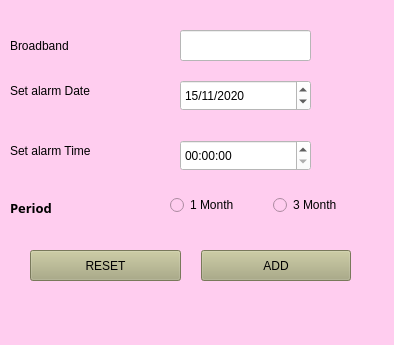
<?xml version="1.0" encoding="UTF-8"?>
<ui version="4.0">
 <class>Add_item</class>
 <widget class="QWidget" name="Add_item">
  <property name="windowModality">
   <enum>Qt::NonModal</enum>
  </property>
  <property name="geometry">
   <rect>
    <x>0</x>
    <y>0</y>
    <width>394</width>
    <height>345</height>
   </rect>
  </property>
  <property name="windowTitle">
   <string>Form</string>
  </property>
  <property name="styleSheet">
   <string notr="true">background-color: rgb(255, 205, 239);</string>
  </property>
  <widget class="QTimeEdit" name="timeEdit">
   <property name="geometry">
    <rect>
     <x>180</x>
     <y>140</y>
     <width>131</width>
     <height>31</height>
    </rect>
   </property>
   <property name="styleSheet">
    <string notr="true">background-color: rgb(255, 255, 255);</string>
   </property>
  </widget>
  <widget class="QDateEdit" name="dateEdit">
   <property name="geometry">
    <rect>
     <x>180</x>
     <y>80</y>
     <width>131</width>
     <height>31</height>
    </rect>
   </property>
   <property name="styleSheet">
    <string notr="true">background-color: rgb(255, 255, 255);</string>
   </property>
   <property name="displayFormat">
    <string>d/M/yyyy</string>
   </property>
   <property name="date">
    <date>
     <year>2020</year>
     <month>11</month>
     <day>15</day>
    </date>
   </property>
  </widget>
  <widget class="QLabel" name="label_2">
   <property name="geometry">
    <rect>
     <x>10</x>
     <y>80</y>
     <width>141</width>
     <height>21</height>
    </rect>
   </property>
   <property name="styleSheet">
    <string notr="true">font: 87 10pt &quot;Arial Black&quot;;</string>
   </property>
   <property name="text">
    <string>Set alarm Date</string>
   </property>
  </widget>
  <widget class="QLabel" name="label_3">
   <property name="geometry">
    <rect>
     <x>10</x>
     <y>140</y>
     <width>141</width>
     <height>21</height>
    </rect>
   </property>
   <property name="styleSheet">
    <string notr="true">font: 87 10pt &quot;Arial Black&quot;;</string>
   </property>
   <property name="text">
    <string>Set alarm Time</string>
   </property>
  </widget>
  <widget class="QWidget" name="horizontalLayoutWidget">
   <property name="geometry">
    <rect>
     <x>20</x>
     <y>240</y>
     <width>341</width>
     <height>51</height>
    </rect>
   </property>
   <layout class="QHBoxLayout" name="horizontalLayout">
    <property name="spacing">
     <number>20</number>
    </property>
    <property name="sizeConstraint">
     <enum>QLayout::SetNoConstraint</enum>
    </property>
    <property name="leftMargin">
     <number>10</number>
    </property>
    <property name="topMargin">
     <number>10</number>
    </property>
    <property name="rightMargin">
     <number>10</number>
    </property>
    <property name="bottomMargin">
     <number>10</number>
    </property>
    <item>
     <widget class="QPushButton" name="pushButton_2">
      <property name="sizePolicy">
       <sizepolicy hsizetype="Minimum" vsizetype="Ignored">
        <horstretch>0</horstretch>
        <verstretch>0</verstretch>
       </sizepolicy>
      </property>
      <property name="styleSheet">
       <string notr="true">background-color: rgb(170, 170, 127);
color: rgb(0, 0, 0);
font: 75 11pt &quot;Arial&quot;;</string>
      </property>
      <property name="text">
       <string>RESET</string>
      </property>
     </widget>
    </item>
    <item>
     <widget class="QPushButton" name="pushButton">
      <property name="sizePolicy">
       <sizepolicy hsizetype="Minimum" vsizetype="Ignored">
        <horstretch>0</horstretch>
        <verstretch>0</verstretch>
       </sizepolicy>
      </property>
      <property name="styleSheet">
       <string notr="true">background-color: rgb(170, 170, 127);
color: rgb(0, 0, 0);
font: 75 11pt &quot;Arial&quot;;</string>
      </property>
      <property name="text">
       <string>ADD</string>
      </property>
     </widget>
    </item>
   </layout>
  </widget>
  <widget class="QLabel" name="label_4">
   <property name="geometry">
    <rect>
     <x>10</x>
     <y>30</y>
     <width>231</width>
     <height>31</height>
    </rect>
   </property>
   <property name="styleSheet">
    <string notr="true">color: rgb(0, 0, 0);
font: 87 10pt &quot;Arial Black&quot;;</string>
   </property>
   <property name="text">
    <string>Broadband</string>
   </property>
  </widget>
  <widget class="QLineEdit" name="lineEdit_2">
   <property name="geometry">
    <rect>
     <x>180</x>
     <y>30</y>
     <width>131</width>
     <height>31</height>
    </rect>
   </property>
   <property name="styleSheet">
    <string notr="true">background-color: rgb(255, 255, 255);</string>
   </property>
  </widget>
  <widget class="QWidget" name="horizontalLayoutWidget_2">
   <property name="geometry">
    <rect>
     <x>170</x>
     <y>180</y>
     <width>199</width>
     <height>51</height>
    </rect>
   </property>
   <layout class="QHBoxLayout" name="horizontalLayout_2">
    <item>
     <widget class="QRadioButton" name="radioButton_2">
      <property name="text">
       <string>1 Month</string>
      </property>
     </widget>
    </item>
    <item>
     <widget class="QRadioButton" name="radioButton">
      <property name="text">
       <string>3 Month</string>
      </property>
     </widget>
    </item>
   </layout>
  </widget>
  <widget class="QLabel" name="label">
   <property name="geometry">
    <rect>
     <x>10</x>
     <y>200</y>
     <width>121</width>
     <height>16</height>
    </rect>
   </property>
   <property name="font">
    <font>
     <family>Arial Black</family>
     <pointsize>10</pointsize>
     <weight>75</weight>
     <bold>true</bold>
    </font>
   </property>
   <property name="text">
    <string>Period</string>
   </property>
  </widget>
 </widget>
 <tabstops>
  <tabstop>lineEdit_2</tabstop>
  <tabstop>dateEdit</tabstop>
  <tabstop>timeEdit</tabstop>
  <tabstop>pushButton_2</tabstop>
  <tabstop>pushButton</tabstop>
 </tabstops>
 <resources/>
 <connections>
  <connection>
   <sender>pushButton_2</sender>
   <signal>clicked()</signal>
   <receiver>dateEdit</receiver>
   <slot>clear()</slot>
   <hints>
    <hint type="sourcelabel">
     <x>180</x>
     <y>261</y>
    </hint>
    <hint type="destinationlabel">
     <x>232</x>
     <y>160</y>
    </hint>
   </hints>
  </connection>
  <connection>
   <sender>pushButton_2</sender>
   <signal>clicked()</signal>
   <receiver>timeEdit</receiver>
   <slot>clear()</slot>
   <hints>
    <hint type="sourcelabel">
     <x>138</x>
     <y>267</y>
    </hint>
    <hint type="destinationlabel">
     <x>199</x>
     <y>210</y>
    </hint>
   </hints>
  </connection>
  <connection>
   <sender>pushButton_2</sender>
   <signal>clicked()</signal>
   <receiver>lineEdit_2</receiver>
   <slot>clear()</slot>
   <hints>
    <hint type="sourcelabel">
     <x>109</x>
     <y>259</y>
    </hint>
    <hint type="destinationlabel">
     <x>310</x>
     <y>41</y>
    </hint>
   </hints>
  </connection>
 </connections>
</ui>
